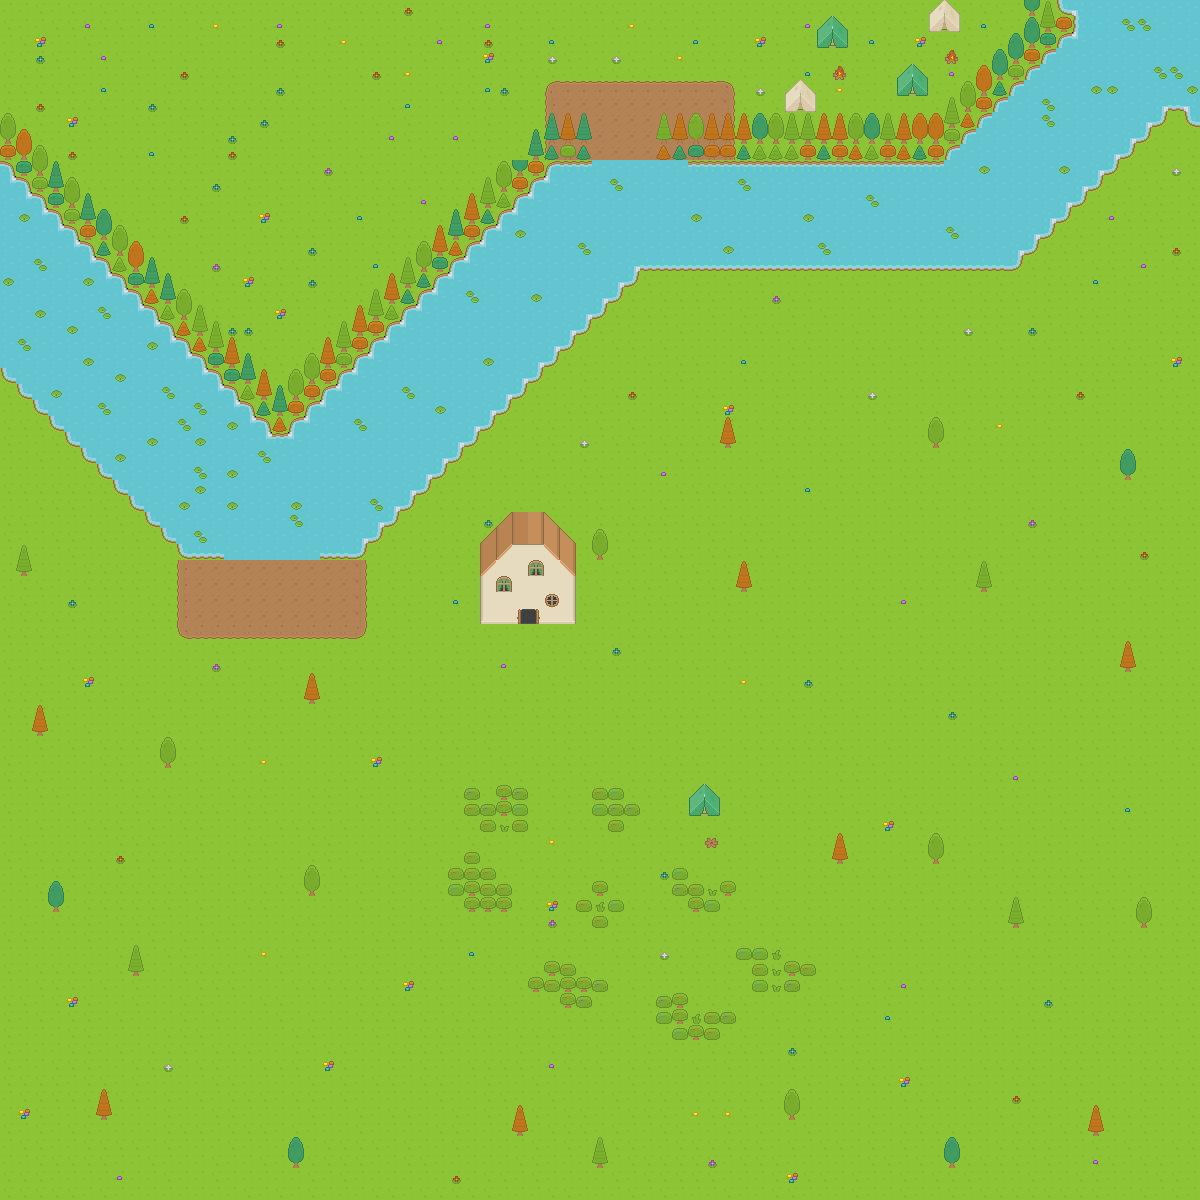

Rendered tile map (Tiled .tmx) drawn with the repository's tilesets; below, a short description and the map source with its tile grids summarised:
An orthogonal 75x75 tile map with 16x16 px tiles, 7 tile layers (Grass layer, Mud layer, Flowers, Trees, ...) and 31 objects.

<map version="1.0" orientation="orthogonal" renderorder="left-down" width="75" height="75" tilewidth="16" tileheight="16" nextobjectid="7">
 <properties>
  <property name="unity:scale" value=".0625" />
 </properties>
 <tileset firstgid="1" name="Base tileset" tilewidth="16" tileheight="16" spacing="1" tilecount="1767" columns="57">
  <image source="../../Spritesheet/roguelikeSheet_transparent.png" width="968" height="526" />
  <terraintypes>
   <terrain name="Dirt" tile="578" />
   <terrain name="Water" tile="60" />
  </terraintypes>
  <tile id="2" terrain=",,,1">
   <objectgroup draworder="index">
    <object id="1" x="1" y="1" width="15" height="15" />
   </objectgroup>
  </tile>
  <tile id="3" terrain=",,1,1">
   <objectgroup draworder="index">
    <object id="5" x="7.25" y="8.75" width="0.125" />
    <object id="8" x="0" y="1" width="16" height="15" />
   </objectgroup>
  </tile>
  <tile id="4" terrain=",,1,">
   <objectgroup draworder="index">
    <object id="1" x="0" y="1" width="15" height="15" />
   </objectgroup>
  </tile>
  <tile id="59" terrain=",1,,1">
   <objectgroup draworder="index">
    <object id="1" x="1" y="0" width="15" height="16" />
   </objectgroup>
  </tile>
  <tile id="60" terrain="1,1,1,1" />
  <tile id="61" terrain="1,,1,">
   <objectgroup draworder="index">
    <object id="1" x="0" y="0" width="15" height="16" />
   </objectgroup>
  </tile>
  <tile id="116" terrain=",1,,">
   <objectgroup draworder="index">
    <object id="2" x="1" y="0" width="15" height="15" />
   </objectgroup>
  </tile>
  <tile id="117" terrain="1,1,,">
   <objectgroup draworder="index">
    <object id="1" x="0" y="0" width="16" height="15" />
   </objectgroup>
  </tile>
  <tile id="118" terrain="1,,,">
   <objectgroup draworder="index">
    <object id="1" x="0" y="0" width="15" height="15" />
   </objectgroup>
  </tile>
  <tile id="171" terrain="1,1,1," />
  <tile id="172" terrain="1,1,,1" />
  <tile id="228" terrain="1,,1,1" />
  <tile id="229" terrain=",1,1,1" />
  <tile id="469">
   <objectgroup draworder="index">
    <object id="1" x="1" y="6" width="13" height="10" />
   </objectgroup>
  </tile>
  <tile id="470">
   <objectgroup draworder="index">
    <object id="1" x="1" y="2" width="13" height="14" />
   </objectgroup>
  </tile>
  <tile id="471">
   <objectgroup draworder="index">
    <object id="1" x="1" y="2" width="13" height="14" />
   </objectgroup>
  </tile>
  <tile id="518" terrain="0,0,0," />
  <tile id="519" terrain="0,0,,0" />
  <tile id="520" terrain=",,,0" />
  <tile id="521" terrain=",,0,0" />
  <tile id="522" terrain=",,0," />
  <tile id="526">
   <objectgroup draworder="index">
    <object id="1" x="0" y="0" width="16" height="12" />
   </objectgroup>
  </tile>
  <tile id="527">
   <objectgroup draworder="index">
    <object id="1" x="0" y="0" width="16" height="12" />
   </objectgroup>
  </tile>
  <tile id="528">
   <objectgroup draworder="index">
    <object id="1" x="0" y="0" width="16" height="12" />
   </objectgroup>
  </tile>
  <tile id="529">
   <objectgroup draworder="index">
    <object id="1" x="0" y="0" width="16" height="12" />
   </objectgroup>
  </tile>
  <tile id="530">
   <objectgroup draworder="index">
    <object id="1" x="0" y="0" width="16" height="12" />
   </objectgroup>
  </tile>
  <tile id="531">
   <objectgroup draworder="index">
    <object id="1" x="0" y="0" width="16" height="12" />
   </objectgroup>
  </tile>
  <tile id="575" terrain="0,,0,0" />
  <tile id="576" terrain=",0,0,0" />
  <tile id="577" terrain=",0,,0" />
  <tile id="578" terrain="0,0,0,0" />
  <tile id="579" terrain="0,,0," />
  <tile id="583">
   <objectgroup draworder="index" />
  </tile>
  <tile id="584">
   <objectgroup draworder="index" />
  </tile>
  <tile id="585">
   <objectgroup draworder="index" />
  </tile>
  <tile id="586">
   <objectgroup draworder="index" />
  </tile>
  <tile id="587">
   <objectgroup draworder="index" />
  </tile>
  <tile id="588">
   <objectgroup draworder="index" />
  </tile>
  <tile id="598">
   <objectgroup draworder="index">
    <object id="1" x="2" y="2" width="13" height="13" />
   </objectgroup>
  </tile>
  <tile id="634" terrain=",0,," />
  <tile id="635" terrain="0,0,," />
  <tile id="636" terrain="0,,," />
  <tile id="640">
   <objectgroup draworder="index">
    <object id="1" x="0" y="16" width="16" height="-5" />
   </objectgroup>
  </tile>
  <tile id="641">
   <objectgroup draworder="index">
    <object id="1" x="0" y="16" width="16" height="-5" />
   </objectgroup>
  </tile>
  <tile id="642">
   <objectgroup draworder="index">
    <object id="1" x="0" y="16" width="16" height="-5" />
   </objectgroup>
  </tile>
  <tile id="643">
   <objectgroup draworder="index">
    <object id="1" x="0" y="16" width="16" height="-5" />
   </objectgroup>
  </tile>
  <tile id="644">
   <objectgroup draworder="index">
    <object id="1" x="0" y="16" width="16" height="-5" />
   </objectgroup>
  </tile>
  <tile id="645">
   <objectgroup draworder="index">
    <object id="1" x="0" y="16" width="16" height="-5" />
   </objectgroup>
  </tile>
  <tile id="655">
   <objectgroup draworder="index">
    <object id="1" x="3" y="5" width="11" height="9" />
   </objectgroup>
  </tile>
  <tile id="673">
   <objectgroup draworder="index">
    <object id="1" x="1" y="0" width="15" height="16" />
   </objectgroup>
  </tile>
  <tile id="674">
   <objectgroup draworder="index">
    <object id="3" x="0" y="0" width="16" height="16" />
   </objectgroup>
  </tile>
  <tile id="675">
   <objectgroup draworder="index">
    <object id="1" x="1" y="0" width="15" height="16" />
   </objectgroup>
  </tile>
  <tile id="676">
   <objectgroup draworder="index">
    <object id="1" x="0" y="0" width="16" height="16" />
   </objectgroup>
  </tile>
 </tileset>
 <layer name="Grass layer" width="75" height="75">
  <data>[5625 cells, 5625 non-empty, 14 distinct tile ids]</data>
 </layer>
 <layer name="Mud layer" width="75" height="75">
  <data>[5625 cells, 120 non-empty, 9 distinct tile ids]</data>
 </layer>
 <layer name="Flowers" width="75" height="75">
  <properties>
   <property name="unity:sortingLayerName" value="Flowers" />
  </properties>
  <data>[5625 cells, 125 non-empty, 8 distinct tile ids]</data>
 </layer>
 <layer name="Trees" width="75" height="75">
  <properties>
   <property name="unity:sortingLayerName" value="Trees" />
  </properties>
  <data>[5625 cells, 362 non-empty, 26 distinct tile ids]</data>
 </layer>
 <layer name="Buildings" width="75" height="75">
  <properties>
   <property name="unity:sortingLayerName" value="Buildings" />
  </properties>
  <data>[5625 cells, 48 non-empty, 17 distinct tile ids]</data>
 </layer>
 <layer name="Roofs &amp; Windows" width="75" height="75">
  <properties>
   <property name="unity:sortingLayerName" value="Roofs &amp; Windows" />
  </properties>
  <data>[5625 cells, 21 non-empty, 10 distinct tile ids]</data>
 </layer>
 <layer name="Objects" width="75" height="75">
  <properties>
   <property name="unity:sortingLayerName" value="Objects" />
  </properties>
  <data>[5625 cells, 3 non-empty, 3 distinct tile ids]</data>
 </layer>
 <objectgroup name="Collision">
  <object id="3" x="480.667" y="574.667" width="94" height="49" visible="0" />
 </objectgroup>
</map>
